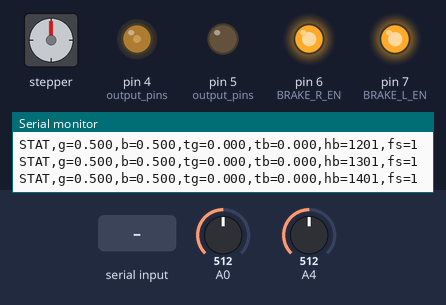
A sketch run on a simulated Arduino Mega 2560, built with avr-gcc and run on an emulated ATmega2560. Shown: stepper motor, output pins drawn as LEDs (lit = HIGH), the last lines printed to the serial monitor. Wiring (inferred from the names in the program): stepper motor (2048 steps per turn assumed): coils pin 10, pin 11, pin 12, pin 13. The inputs (shaded band) are chosen by the test bench; at power-on: A0 = 512, A4 = 512. Pins used as bus, display or sensor lines are not drawn.

Above: at 1.2 s.
1.3 s: A0 set to 17
2.8 s: A0 set to 14
At 3.9 s:
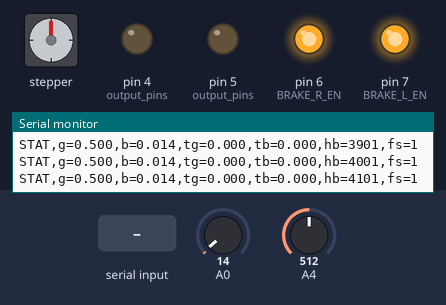
4.3 s: "B90\n" received over Serial
At 4.45 s:
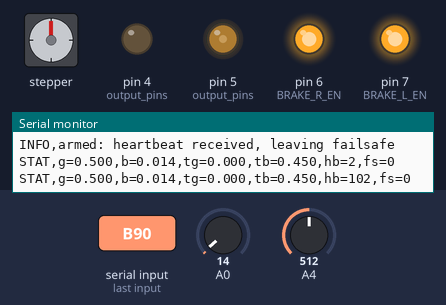
Timing chart, 0 to 7.3 s (numbered marks = the images above; inputs shaded):
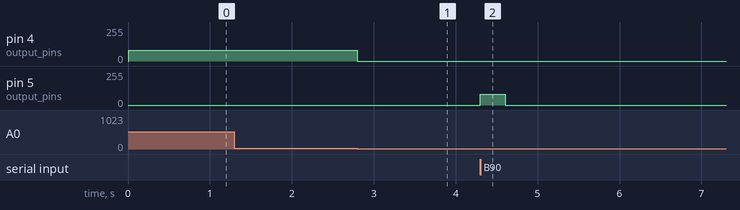

The sketch:

pedal_control.ino
```cpp
/*
 * pi-drive — Pedal Control Firmware (gas + brake, Arduino Mega 2560)
 *
 * Closed-loop-ish (bang-bang with deadband) position control of both the
 * gas and brake linear actuators, plus a host-heartbeat watchdog that
 * forces both pedals to fully released if the USB link to the Jetson /
 * laptop drops.
 *
 * WHY THIS EXISTS
 *   The Mega is powered from the cart's 5 V buck (off the 48 V pack), not
 *   from USB. If the USB cable to the host is unplugged — or the host
 *   crashes / hangs — the Mega keeps running and can keep driving the
 *   actuators at whatever target it last received. This sketch prevents
 *   that: any gap >= HEARTBEAT_TIMEOUT_MS in host traffic trips FAILSAFE,
 *   which drives both actuators to their MIN pot position (fully released)
 *   and holds them there until valid commands resume.
 *
 * Wiring (see docs/linear_actuators.md for the full map):
 *   Gas   BTS7960:  R_EN=12, R_PWM=10, L_EN=13, L_PWM=11, pot=A4
 *   Brake BTS7960:  R_EN= 6, R_PWM= 4, L_EN= 7, L_PWM= 5, pot=A0
 *   L_PWM drives the pedal DOWN (engage). R_PWM retracts (release).
 *
 * Host → Mega protocol (USB serial, 115200 8N1, newline-terminated):
 *   G <value>    set gas target,   value in [0.0 .. GAS_POT_MAX]
 *   B <value>    set brake target, value in [0.0 .. BRAKE_POT_MAX]
 *   S            stop: both targets = MIN (same effect as FAILSAFE)
 *   H            heartbeat-only ping — no target change
 *   Any byte received also counts as an implicit heartbeat.
 *
 * Mega → Host telemetry:
 *   INFO,<text>                        boot / arming messages
 *   STAT,g=<pot>,b=<pot>,tg=<tgt>,tb=<tgt>,hb=<age_ms>,fs=<0|1>
 *                                      sent every STATUS_INTERVAL_MS
 *   ERR,<text>                         parse errors, limit hits, etc.
 */

// ``sketches/common`` is added to the include path by scripts/upload.py
// (and should be by any other build system that uses this sketch).
#include "cart_limits.h"

// ---- Pin map (see docs/linear_actuators.md) -----------------------------
const int GAS_R_EN   = 12;
const int GAS_R_PWM  = 10;
const int GAS_L_EN   = 13;
const int GAS_L_PWM  = 11;
const int GAS_POT    = A4;

const int BRAKE_R_EN  = 6;
const int BRAKE_R_PWM = 4;
const int BRAKE_L_EN  = 7;
const int BRAKE_L_PWM = 5;
const int BRAKE_POT   = A0;

// ---- Control tuning -----------------------------------------------------
// PWM duty when the actuator is moving. The existing test sketches use 80;
// tune up/down once we measure how well bang-bang tracks a moving target.
const uint8_t PWM_SPEED = 80;

// Deadband around the target (same units as the pot: 0..1 normalized).
// If |pot - target| < DEADBAND the actuator is stopped, so we don't
// chatter forward/backward across the target.
const float DEADBAND = 0.015f;

// ---- Heartbeat watchdog -------------------------------------------------
// If no byte has been received from the host for this long, drop into
// FAILSAFE and retract both pedals to their MIN pot position. 300 ms is
// ~15x the 50 Hz host control period — tolerant of a stutter, tight
// enough that a human can't react faster than the cart will stop.
const unsigned long HEARTBEAT_TIMEOUT_MS = 300UL;

// Status line cadence. Rate-limited so we don't flood the USB pipe.
const unsigned long STATUS_INTERVAL_MS = 100UL;

// ---- Runtime state ------------------------------------------------------
enum MotorDir { DIR_STOP = 0, DIR_FORWARD = 1, DIR_BACKWARD = -1 };

struct Pedal {
  const char *name;
  // Pin config
  int r_en, r_pwm, l_en, l_pwm, pot_pin;
  float pot_min, pot_max;
  // State
  float target;       // where we want to be (normalized pot units)
  float pot;          // most-recent pot reading
  MotorDir dir;
};

Pedal gas   = { "gas",   GAS_R_EN,   GAS_R_PWM,   GAS_L_EN,   GAS_L_PWM,   GAS_POT,
                GAS_POT_MIN,   GAS_POT_MAX,   GAS_POT_MIN,   0.0f, DIR_STOP };
Pedal brake = { "brake", BRAKE_R_EN, BRAKE_R_PWM, BRAKE_L_EN, BRAKE_L_PWM, BRAKE_POT,
                BRAKE_POT_MIN, BRAKE_POT_MAX, BRAKE_POT_MIN, 0.0f, DIR_STOP };

unsigned long last_host_byte_ms = 0;
unsigned long last_status_ms    = 0;
bool failsafe = true;   // start in failsafe; require a command to arm

// Line-buffered command parser.
char line_buf[32];
size_t line_len = 0;

// ---- Motor helpers ------------------------------------------------------
void driveStop(Pedal &p) {
  analogWrite(p.r_pwm, 0);
  analogWrite(p.l_pwm, 0);
  p.dir = DIR_STOP;
}

void driveForward(Pedal &p) {   // press pedal (engage)
  analogWrite(p.r_pwm, 0);
  analogWrite(p.l_pwm, PWM_SPEED);
  p.dir = DIR_FORWARD;
}

void driveBackward(Pedal &p) {  // release pedal (retract)
  analogWrite(p.l_pwm, 0);
  analogWrite(p.r_pwm, PWM_SPEED);
  p.dir = DIR_BACKWARD;
}

// Read pot, update p.pot, and return the 0..1 normalized value.
float readPot(Pedal &p) {
  int raw = analogRead(p.pot_pin);
  p.pot = (raw * (5.0f / 1023.0f)) / 5.0f;
  return p.pot;
}

// Core bang-bang step: move toward p.target, but never past p.pot_min /
// p.pot_max regardless of what the target says.
void stepPedal(Pedal &p) {
  float pot = readPot(p);
  // Clamp target to the mechanical envelope as a final safety net in case
  // the parser ever hands us a bogus value.
  float tgt = p.target;
  if (tgt < p.pot_min) tgt = p.pot_min;
  if (tgt > p.pot_max) tgt = p.pot_max;

  float err = tgt - pot;

  // Hard-stop at mechanical limits (belt-and-suspenders with the deadband).
  if (p.dir == DIR_FORWARD  && pot >= p.pot_max) { driveStop(p); return; }
  if (p.dir == DIR_BACKWARD && pot <= p.pot_min) { driveStop(p); return; }

  if (err > DEADBAND && pot < p.pot_max) {
    driveForward(p);
  } else if (err < -DEADBAND && pot > p.pot_min) {
    driveBackward(p);
  } else {
    driveStop(p);
  }
}

// ---- Command parsing ----------------------------------------------------
// Accepts:  G <float>  |  B <float>  |  S  |  H
void handleCommand(char *cmd) {
  switch (cmd[0]) {
    case 'G': {
      float v = atof(cmd + 1);
      if (v < 0.0f) v = 0.0f;
      if (v > GAS_POT_MAX) { Serial.print(F("ERR,gas over cap: ")); Serial.println(v, 3); v = GAS_POT_MAX; }
      gas.target = v;
      break;
    }
    case 'B': {
      float v = atof(cmd + 1);
      if (v < 0.0f) v = 0.0f;
      if (v > BRAKE_POT_MAX) { Serial.print(F("ERR,brake over cap: ")); Serial.println(v, 3); v = BRAKE_POT_MAX; }
      brake.target = v;
      break;
    }
    case 'S':
      gas.target   = gas.pot_min;
      brake.target = brake.pot_min;
      break;
    case 'H':
      // heartbeat only — timestamp already updated on the byte-read path
      break;
    default:
      Serial.print(F("ERR,unknown cmd: "));
      Serial.println(cmd);
      return;
  }

  // Any valid command clears FAILSAFE. The watchdog will re-trip it the
  // moment the host goes quiet again.
  if (failsafe) {
    failsafe = false;
    Serial.println(F("INFO,armed: heartbeat received, leaving failsafe"));
  }
}

void pumpSerial() {
  while (Serial.available()) {
    char c = (char)Serial.read();
    last_host_byte_ms = millis();

    if (c == '\n' || c == '\r') {
      if (line_len > 0) {
        line_buf[line_len] = '\0';
        handleCommand(line_buf);
        line_len = 0;
      }
    } else if (line_len < sizeof(line_buf) - 1) {
      line_buf[line_len++] = c;
    } else {
      // Overflowed a single line — drop it and complain. Normal commands
      // are way shorter than the buffer, so this is almost always noise.
      line_len = 0;
      Serial.println(F("ERR,line overflow — buffer reset"));
    }
  }
}

void checkHeartbeat() {
  unsigned long age = millis() - last_host_byte_ms;
  if (!failsafe && age > HEARTBEAT_TIMEOUT_MS) {
    failsafe = true;
    gas.target   = gas.pot_min;
    brake.target = brake.pot_min;
    Serial.print(F("ERR,heartbeat timeout after "));
    Serial.print(age);
    Serial.println(F(" ms — FAILSAFE engaged (pedals retracting)"));
  }
}

void emitStatus() {
  unsigned long now = millis();
  if (now - last_status_ms < STATUS_INTERVAL_MS) return;
  last_status_ms = now;

  unsigned long age = now - last_host_byte_ms;
  Serial.print(F("STAT,g="));   Serial.print(gas.pot, 3);
  Serial.print(F(",b="));       Serial.print(brake.pot, 3);
  Serial.print(F(",tg="));      Serial.print(gas.target, 3);
  Serial.print(F(",tb="));      Serial.print(brake.target, 3);
  Serial.print(F(",hb="));      Serial.print(age);
  Serial.print(F(",fs="));      Serial.println(failsafe ? 1 : 0);
}

// ---- Setup / loop -------------------------------------------------------
void setup() {
  Serial.begin(115200);

  // The AVR toolchain's libstdc++ doesn't ship <initializer_list>, so we
  // can't range-for over a brace list here — use a plain const array.
  static const int output_pins[] = {
      GAS_R_EN, GAS_R_PWM, GAS_L_EN, GAS_L_PWM,
      BRAKE_R_EN, BRAKE_R_PWM, BRAKE_L_EN, BRAKE_L_PWM,
  };
  for (size_t i = 0; i < sizeof(output_pins) / sizeof(output_pins[0]); ++i) {
    pinMode(output_pins[i], OUTPUT);
  }
  // BTS7960 enables are tied high so the bridges respect PWM.
  digitalWrite(GAS_R_EN, HIGH);
  digitalWrite(GAS_L_EN, HIGH);
  digitalWrite(BRAKE_R_EN, HIGH);
  digitalWrite(BRAKE_L_EN, HIGH);

  driveStop(gas);
  driveStop(brake);

  // Prime the heartbeat to "already stale" so we come up in FAILSAFE and
  // only leave it once the host proves it's alive.
  last_host_byte_ms = millis() - HEARTBEAT_TIMEOUT_MS - 1;

  Serial.println(F("INFO,pi-drive pedal_control starting"));
  Serial.println(F("INFO,protocol: G<f>\\n | B<f>\\n | S\\n | H\\n  (any byte = heartbeat)"));
  Serial.print  (F("INFO,heartbeat timeout = ")); Serial.print(HEARTBEAT_TIMEOUT_MS);
  Serial.println(F(" ms"));
  Serial.println(F("INFO,booting in FAILSAFE — send any command to arm"));
}

void loop() {
  pumpSerial();
  checkHeartbeat();

  stepPedal(gas);
  stepPedal(brake);

  emitStatus();
}
```

Measured:
- the behaviour switches between 16 and 15 on A0 (found by bisection; images 0 and 1)
- after the input at 2.8 s, pin 4 (output_pins): 80/255 → 0/255 at once
- after the input at 4.3 s, pin 5 (output_pins): 0/255 → 80/255 at once, → 0/255 0.30 s later
